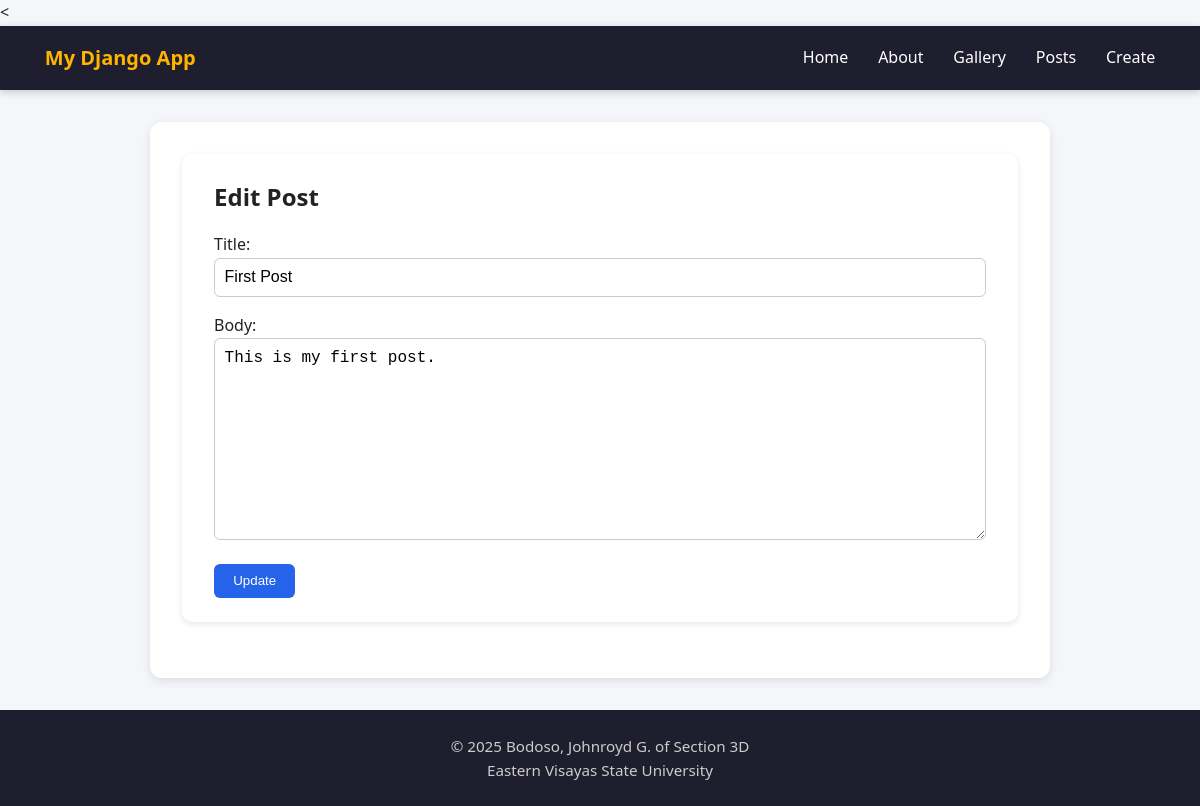
/posts/1/edit/, run on the app's committed database.
### pages/models.py (models this page shows, shortened)
class Post(models.Model):
    title = models.CharField(max_length=100, validators=[MinLengthValidator(3)])
    body = models.TextField(validators=[MinLengthValidator(10)])
    created_at = models.DateTimeField(auto_now_add=True)
    class Meta:
        ordering = ['-created_at']
        constraints = [
            models.UniqueConstraint(fields=['title'], name='unique_post_title')
        ]

### pages/views.py (the view)
# urls.py: path('posts/<int:pk>/edit/', views.post_update, name='post_update'),
def post_update(request, pk):
    post = get_object_or_404(Post, pk=pk)
    if request.method == 'POST':
        form = PostForm(request.POST, instance=post)
        if form.is_valid():
            form.save()
            messages.success(request, 'Post updated')
            return redirect('post_list')
        messages.error(request, 'Please correct the errors below.')
    else:
        form = PostForm(instance=post)
    return render(request, 'post_form.html', {'form': form})

### pages/forms.py (shortened to what this page needs)
class PostForm(forms.ModelForm):
    class Meta:
        model = Post
        fields = ['title', 'body']

### pages/templates/post_form.html (shortened to what this page needs)
{% extends 'base.html' %}
{% block content %}
<section class="card">
    <h1>{{ form.instance.pk|yesno:"Edit Post, Create New Post" }}</h1>
    <form method="POST" class="styled-form">
        {{ form.as_p }}
        <button type="submit" class="btn btn-primary">
            {{ form.instance.pk|yesno:"Update, Save" }}
        </button>
    </form>
</section>
{% endblock %}

### pages/static/css/style.css (style rules this page uses)
* { box-sizing: border-box; margin: 0; padding: 0; }
body { font-family: "Segoe UI", Roboto, system-ui, sans-serif; line-height: 1.6; background: #f5f6fa; color: #222; margin: 0; }
.card { background: white; border-radius: 10px; padding: 1.5rem 2rem; margin-bottom: 1.5rem; box-shadow: 0 2px 6px rgba(0,0,0,0.1); }
h1, h2, h3 { color: #222; margin-bottom: 1rem; }
button, .btn { display: inline-block; padding: 0.6rem 1.2rem; background: #ffb400; color: #000; border: none; border-radius: 6px; cursor: pointer; text-decoration: none; font-weight: 500; transition: background 0.3s ease; }
.btn-primary { background: #2563eb; color: #fff; }
.styled-form input[type=text], .styled-form textarea, .styled-form input[type=email] { width: 100%; padding: 0.6rem; margin-bottom: 1rem; border: 1px solid #ccc; border-radius: 6px; font-size: 1rem; }
.styled-form textarea { min-height: 100px; resize: vertical; }
.styled-form button { margin-top: 0.5rem; }

### data on the page
Post: instance.pk "Edit Post", title "First Post", body "This is my first post.", instance.pk "Update"
